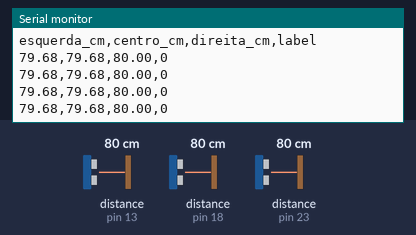
Bench run of a sketch on a simulated Arduino Uno, built with avr-gcc and run on an emulated ATmega328P. On the bench: the last lines printed to the serial monitor. Wiring (inferred from the names in the program): 3 × ultrasonic range finder: trigger pin 4, echo pin 13 / trigger pin 5, echo pin 18 / trigger pin 19, echo pin 23. The inputs (shaded band) are chosen by the test bench; at power-on: distance to the obstacle (sensors on pin 18, pin 13, pin 23) 80 cm. The echo pulse lasts 58.3 µs per cm.

Above: at 1.3 s.
1.4 s: distance to the obstacle (sensor on pin 18) set to 4 cm
At 1.76 s:
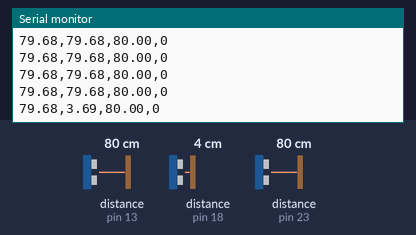
2.9 s: distance to the obstacle (sensor on pin 18) set to 2 cm
At 3.26 s:
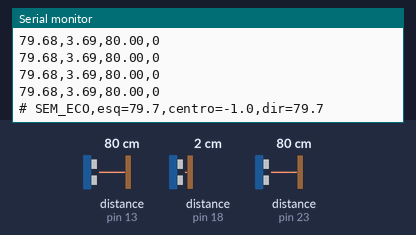

The sketch:

coleta_dataset_3sensores.ino
```cpp
#include <Arduino.h>

// CUBI-04 — CP2 — coleta rotulada para o dataset do Edge Impulse.
//
// Faça uma sessão por classe. Antes de cada upload, altere CLASSE_COLETA
// para o cenário físico que será colocado diante dos sensores.
// O sketch não aciona motores e não inventa rótulos a partir da distância.

// Perfil de pinagem da especificação 2026 do CUBI-04.
constexpr uint8_t TRIG_ESQ = 19;
constexpr uint8_t ECHO_ESQ = 23;
constexpr uint8_t TRIG_CENTRO = 5;
constexpr uint8_t ECHO_CENTRO = 18;
constexpr uint8_t TRIG_DIR = 4;
constexpr uint8_t ECHO_DIR = 13;

// 0 LIVRE, 1 OBSTACULO_ESQUERDA, 2 OBSTACULO_CENTRO, 3 OBSTACULO_DIREITA.
constexpr uint8_t CLASSE_COLETA = 0;
constexpr unsigned long INTERVALO_MS = 250;
constexpr unsigned long TIMEOUT_ECHO_US = 25000;
constexpr float DISTANCIA_MIN_CM = 2.0f;
constexpr float DISTANCIA_MAX_CM = 400.0f;

unsigned long ultimaColeta = 0;

const char* nomeClasse(uint8_t classe) {
  switch (classe) {
    case 0: return "LIVRE";
    case 1: return "OBSTACULO_ESQUERDA";
    case 2: return "OBSTACULO_CENTRO";
    case 3: return "OBSTACULO_DIREITA";
    default: return "INVALIDA";
  }
}

float medirDistancia(uint8_t trig, uint8_t echo) {
  digitalWrite(trig, LOW);
  delayMicroseconds(3);
  digitalWrite(trig, HIGH);
  delayMicroseconds(10);
  digitalWrite(trig, LOW);

  const unsigned long duracao = pulseIn(echo, HIGH, TIMEOUT_ECHO_US);
  if (duracao == 0) return -1.0f;

  const float cm = duracao * 0.0343f / 2.0f;
  if (cm < DISTANCIA_MIN_CM || cm > DISTANCIA_MAX_CM) return -1.0f;
  return cm;
}

void configurarSensor(uint8_t trig, uint8_t echo) {
  pinMode(trig, OUTPUT);
  pinMode(echo, INPUT);
  digitalWrite(trig, LOW);
}

void setup() {
  Serial.begin(115200);
  configurarSensor(TRIG_ESQ, ECHO_ESQ);
  configurarSensor(TRIG_CENTRO, ECHO_CENTRO);
  configurarSensor(TRIG_DIR, ECHO_DIR);

  if (CLASSE_COLETA > 3) {
    Serial.println("ERRO: CLASSE_COLETA deve estar entre 0 e 3.");
    while (true) delay(1000);
  }

  Serial.println();
  Serial.println("# CUBI-04 CP2 — COLETA REAL");
  Serial.print("# classe_configurada=");
  Serial.print(CLASSE_COLETA);
  Serial.print(" (");
  Serial.print(nomeClasse(CLASSE_COLETA));
  Serial.println(")");
  Serial.println("# Salve o TXT bruto desta sessao antes de trocar a classe.");
  Serial.println("esquerda_cm,centro_cm,direita_cm,label");
}

void loop() {
  const unsigned long agora = millis();
  if (agora - ultimaColeta < INTERVALO_MS) return;
  ultimaColeta = agora;

  const float esquerda = medirDistancia(TRIG_ESQ, ECHO_ESQ);
  delay(35);
  const float centro = medirDistancia(TRIG_CENTRO, ECHO_CENTRO);
  delay(35);
  const float direita = medirDistancia(TRIG_DIR, ECHO_DIR);

  if (esquerda < 0 || centro < 0 || direita < 0) {
    Serial.print("# SEM_ECO,esq=");
    Serial.print(esquerda, 1);
    Serial.print(",centro=");
    Serial.print(centro, 1);
    Serial.print(",dir=");
    Serial.println(direita, 1);
    return;
  }

  Serial.print(esquerda, 2);
  Serial.print(',');
  Serial.print(centro, 2);
  Serial.print(',');
  Serial.print(direita, 2);
  Serial.print(',');
  Serial.println(CLASSE_COLETA);
}
```

Measured:
- the behaviour switches between 3 and 2 cm on distance to the obstacle (sensor on pin 18) (found by bisection; images 1 and 2)
- after the input at 1.4 s, the serial monitor: prints a new line after 0.18 s (image 1)
- after the input at 2.9 s, the serial monitor: prints a new line after 0.18 s (image 2)
